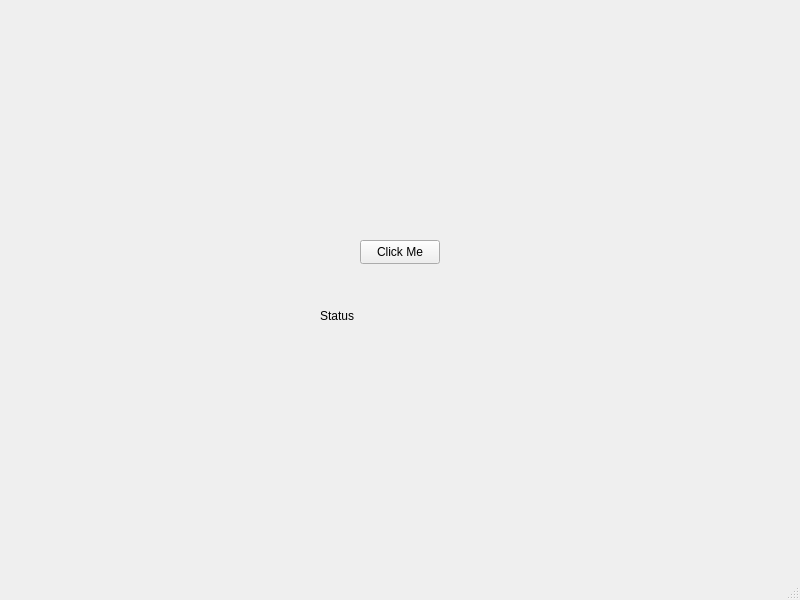
<?xml version="1.0" encoding="UTF-8"?>
<ui version="4.0">
 <class>MainWindow</class>
 <widget class="QMainWindow" name="MainWindow">
  <property name="geometry">
   <rect>
    <x>0</x>
    <y>0</y>
    <width>800</width>
    <height>600</height>
   </rect>
  </property>
  <property name="windowTitle">
   <string>MainWindow</string>
  </property>
  <widget class="QWidget" name="centralwidget">
   <widget class="QPushButton" name="pushButtonClose">
    <property name="geometry">
     <rect>
      <x>360</x>
      <y>240</y>
      <width>80</width>
      <height>24</height>
     </rect>
    </property>
    <property name="text">
     <string>Click Me</string>
    </property>
   </widget>
   <widget class="QLabel" name="label">
    <property name="geometry">
     <rect>
      <x>320</x>
      <y>280</y>
      <width>131</width>
      <height>71</height>
     </rect>
    </property>
    <property name="text">
     <string>Status</string>
    </property>
   </widget>
  </widget>
  <widget class="QMenuBar" name="menubar">
   <property name="geometry">
    <rect>
     <x>0</x>
     <y>0</y>
     <width>800</width>
     <height>21</height>
    </rect>
   </property>
  </widget>
  <widget class="QStatusBar" name="statusbar"/>
 </widget>
 <resources/>
 <connections/>
</ui>
